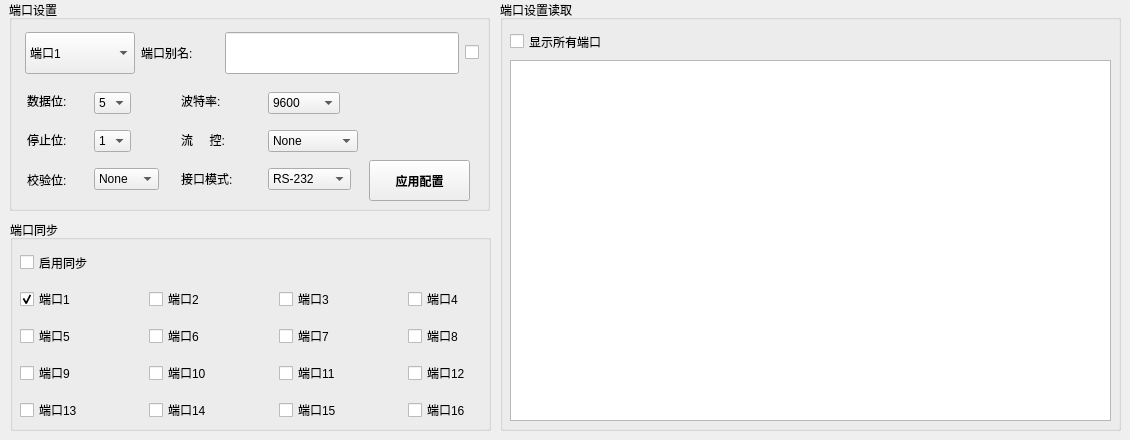
        <widget class="QWidget" name="widget">
         <attribute name="title">
          <string>Tab 1</string>
         </attribute>
         <widget class="QGroupBox" name="groupBox">
          <property name="geometry">
           <rect>
            <x>10</x>
            <y>220</y>
            <width>481</width>
            <height>211</height>
           </rect>
          </property>
          <property name="title">
           <string>端口同步</string>
          </property>
          <widget class="QCheckBox" name="checkBox_33">
           <property name="geometry">
            <rect>
             <x>10</x>
             <y>30</y>
             <width>87</width>
             <height>25</height>
            </rect>
           </property>
           <property name="sizePolicy">
            <sizepolicy hsizetype="Fixed" vsizetype="Fixed">
             <horstretch>0</horstretch>
             <verstretch>0</verstretch>
            </sizepolicy>
           </property>
           <property name="text">
            <string>启用同步</string>
           </property>
           <property name="checked">
            <bool>false</bool>
           </property>
          </widget>
          <widget class="QWidget" name="layoutWidget">
           <property name="geometry">
            <rect>
             <x>10</x>
             <y>60</y>
             <width>511</width>
             <height>151</height>
            </rect>
           </property>
           <layout class="QVBoxLayout" name="verticalLayout_4">
            <item>
             <layout class="QHBoxLayout" name="horizontalLayout_22">
              <item>
               <widget class="QCheckBox" name="checkBox_17">
                <property name="sizePolicy">
                 <sizepolicy hsizetype="Minimum" vsizetype="Fixed">
                  <horstretch>0</horstretch>
                  <verstretch>0</verstretch>
                 </sizepolicy>
                </property>
                <property name="text">
                 <string>端口1</string>
                </property>
                <property name="checkable">
                 <bool>true</bool>
                </property>
                <property name="checked">
                 <bool>true</bool>
                </property>
               </widget>
              </item>
              <item>
               <widget class="QCheckBox" name="checkBox_18">
                <property name="sizePolicy">
                 <sizepolicy hsizetype="Minimum" vsizetype="Fixed">
                  <horstretch>0</horstretch>
                  <verstretch>0</verstretch>
                 </sizepolicy>
                </property>
                <property name="text">
                 <string>端口2</string>
                </property>
               </widget>
              </item>
              <item>
               <widget class="QCheckBox" name="checkBox_19">
                <property name="sizePolicy">
                 <sizepolicy hsizetype="Minimum" vsizetype="Fixed">
                  <horstretch>0</horstretch>
                  <verstretch>0</verstretch>
                 </sizepolicy>
                </property>
                <property name="text">
                 <string>端口3</string>
                </property>
               </widget>
              </item>
              <item>
               <widget class="QCheckBox" name="checkBox_20">
                <property name="sizePolicy">
                 <sizepolicy hsizetype="Minimum" vsizetype="Fixed">
                  <horstretch>0</horstretch>
                  <verstretch>0</verstretch>
                 </sizepolicy>
                </property>
                <property name="text">
                 <string>端口4</string>
                </property>
               </widget>
              </item>
             </layout>
            </item>
            <item>
             <layout class="QHBoxLayout" name="horizontalLayout_24">
              <item>
               <widget class="QCheckBox" name="checkBox_21">
                <property name="sizePolicy">
                 <sizepolicy hsizetype="Minimum" vsizetype="Fixed">
                  <horstretch>0</horstretch>
                  <verstretch>0</verstretch>
                 </sizepolicy>
                </property>
                <property name="text">
                 <string>端口5</string>
                </property>
               </widget>
              </item>
              <item>
               <widget class="QCheckBox" name="checkBox_22">
                <property name="sizePolicy">
                 <sizepolicy hsizetype="Minimum" vsizetype="Fixed">
                  <horstretch>0</horstretch>
                  <verstretch>0</verstretch>
                 </sizepolicy>
                </property>
                <property name="text">
                 <string>端口6</string>
                </property>
               </widget>
              </item>
              <item>
               <widget class="QCheckBox" name="checkBox_23">
                <property name="text">
                 <string>端口7</string>
                </property>
               </widget>
              </item>
              <item>
               <widget class="QCheckBox" name="checkBox_24">
                <property name="text">
                 <string>端口8</string>
                </property>
               </widget>
              </item>
             </layout>
            </item>
            <item>
             <layout class="QHBoxLayout" name="horizontalLayout_26">
              <item>
               <widget class="QCheckBox" name="checkBox_25">
                <property name="sizePolicy">
                 <sizepolicy hsizetype="Minimum" vsizetype="Fixed">
                  <horstretch>0</horstretch>
                  <verstretch>0</verstretch>
                 </sizepolicy>
                </property>
                <property name="text">
                 <string>端口9</string>
                </property>
               </widget>
              </item>
              <item>
               <widget class="QCheckBox" name="checkBox_26">
                <property name="sizePolicy">
                 <sizepolicy hsizetype="Minimum" vsizetype="Fixed">
                  <horstretch>0</horstretch>
                  <verstretch>0</verstretch>
                 </sizepolicy>
                </property>
                <property name="text">
                 <string>端口10</string>
                </property>
               </widget>
              </item>
              <item>
               <widget class="QCheckBox" name="checkBox_27">
                <property name="text">
                 <string>端口11</string>
                </property>
               </widget>
              </item>
              <item>
               <widget class="QCheckBox" name="checkBox_28">
                <property name="text">
                 <string>端口12</string>
                </property>
               </widget>
              </item>
             </layout>
            </item>
            <item>
             <layout class="QHBoxLayout" name="horizontalLayout_25">
              <item>
               <widget class="QCheckBox" name="checkBox_29">
                <property name="sizePolicy">
                 <sizepolicy hsizetype="Minimum" vsizetype="Fixed">
                  <horstretch>0</horstretch>
                  <verstretch>0</verstretch>
                 </sizepolicy>
                </property>
                <property name="text">
                 <string>端口13</string>
                </property>
               </widget>
              </item>
              <item>
               <widget class="QCheckBox" name="checkBox_30">
                <property name="sizePolicy">
                 <sizepolicy hsizetype="Minimum" vsizetype="Fixed">
                  <horstretch>0</horstretch>
                  <verstretch>0</verstretch>
                 </sizepolicy>
                </property>
                <property name="text">
                 <string>端口14</string>
                </property>
               </widget>
              </item>
              <item>
               <widget class="QCheckBox" name="checkBox_31">
                <property name="text">
                 <string>端口15</string>
                </property>
               </widget>
              </item>
              <item>
               <widget class="QCheckBox" name="checkBox_32">
                <property name="text">
                 <string>端口16</string>
                </property>
               </widget>
              </item>
             </layout>
            </item>
           </layout>
          </widget>
         </widget>
         <widget class="QGroupBox" name="groupBox_2">
          <property name="geometry">
           <rect>
            <x>9</x>
            <y>0</y>
            <width>481</width>
            <height>211</height>
           </rect>
          </property>
          <property name="title">
           <string>端口设置</string>
          </property>
          <widget class="QPushButton" name="duan_can_btn">
           <property name="geometry">
            <rect>
             <x>360</x>
             <y>160</y>
             <width>101</width>
             <height>41</height>
            </rect>
           </property>
           <property name="sizePolicy">
            <sizepolicy hsizetype="Fixed" vsizetype="Fixed">
             <horstretch>0</horstretch>
             <verstretch>0</verstretch>
            </sizepolicy>
           </property>
           <property name="minimumSize">
            <size>
             <width>101</width>
             <height>41</height>
            </size>
           </property>
           <property name="font">
            <font>
             <family>微软雅黑</family>
             <weight>75</weight>
             <bold>true</bold>
            </font>
           </property>
           <property name="text">
            <string>应用配置</string>
           </property>
          </widget>
          <widget class="QWidget" name="layoutWidget">
           <property name="geometry">
            <rect>
             <x>12</x>
             <y>82</y>
             <width>145</width>
             <height>118</height>
            </rect>
           </property>
           <layout class="QHBoxLayout" name="horizontalLayout_20">
            <item>
             <layout class="QVBoxLayout" name="verticalLayout_9">
              <item>
               <widget class="QLabel" name="label_22">
                <property name="sizePolicy">
                 <sizepolicy hsizetype="Fixed" vsizetype="Fixed">
                  <horstretch>0</horstretch>
                  <verstretch>0</verstretch>
                 </sizepolicy>
                </property>
                <property name="minimumSize">
                 <size>
                  <width>55</width>
                  <height>28</height>
                 </size>
                </property>
                <property name="maximumSize">
                 <size>
                  <width>52</width>
                  <height>28</height>
                 </size>
                </property>
                <property name="text">
                 <string>数据位:</string>
                </property>
               </widget>
              </item>
              <item>
               <widget class="QLabel" name="label_23">
                <property name="sizePolicy">
                 <sizepolicy hsizetype="Fixed" vsizetype="Fixed">
                  <horstretch>0</horstretch>
                  <verstretch>0</verstretch>
                 </sizepolicy>
                </property>
                <property name="minimumSize">
                 <size>
                  <width>55</width>
                  <height>28</height>
                 </size>
                </property>
                <property name="maximumSize">
                 <size>
                  <width>40</width>
                  <height>28</height>
                 </size>
                </property>
                <property name="text">
                 <string>停止位:</string>
                </property>
               </widget>
              </item>
              <item>
               <widget class="QLabel" name="label_24">
                <property name="sizePolicy">
                 <sizepolicy hsizetype="Fixed" vsizetype="Fixed">
                  <horstretch>0</horstretch>
                  <verstretch>0</verstretch>
                 </sizepolicy>
                </property>
                <property name="minimumSize">
                 <size>
                  <width>55</width>
                  <height>28</height>
                 </size>
                </property>
                <property name="maximumSize">
                 <size>
                  <width>0</width>
                  <height>26</height>
                 </size>
                </property>
                <property name="text">
                 <string>校验位:</string>
                </property>
               </widget>
              </item>
             </layout>
            </item>
            <item>
             <layout class="QVBoxLayout" name="verticalLayout_12">
              <item>
               <widget class="QComboBox" name="data_bit_comboBox">
                <property name="sizePolicy">
                 <sizepolicy hsizetype="Fixed" vsizetype="Fixed">
                  <horstretch>0</horstretch>
                  <verstretch>0</verstretch>
                 </sizepolicy>
                </property>
                <item>
                 <property name="text">
                  <string>5</string>
                 </property>
                </item>
                <item>
                 <property name="text">
                  <string>6</string>
                 </property>
                </item>
                <item>
                 <property name="text">
                  <string>7</string>
                 </property>
                </item>
                <item>
                 <property name="text">
                  <string>8</string>
                 </property>
                </item>
               </widget>
              </item>
              <item>
               <widget class="QComboBox" name="stop_bit_comboBox">
                <property name="sizePolicy">
                 <sizepolicy hsizetype="Fixed" vsizetype="Fixed">
                  <horstretch>0</horstretch>
                  <verstretch>0</verstretch>
                 </sizepolicy>
                </property>
                <item>
                 <property name="text">
                  <string>1</string>
                 </property>
                </item>
                <item>
                 <property name="text">
                  <string>2</string>
                 </property>
                </item>
               </widget>
              </item>
              <item>
               <widget class="QComboBox" name="check_bit_comboBox">
                <property name="sizePolicy">
                 <sizepolicy hsizetype="Fixed" vsizetype="Fixed">
                  <horstretch>0</horstretch>
                  <verstretch>0</verstretch>
                 </sizepolicy>
                </property>
                <item>
                 <property name="text">
                  <string>None</string>
                 </property>
                </item>
                <item>
                 <property name="text">
                  <string>Even</string>
                 </property>
                </item>
                <item>
                 <property name="text">
                  <string>Odd</string>
                 </property>
                </item>
                <item>
                 <property name="text">
                  <string>Mark</string>
                 </property>
                </item>
                <item>
                 <property name="text">
                  <string>Space</string>
                 </property>
                </item>
               </widget>
              </item>
             </layout>
            </item>
           </layout>
          </widget>
          <widget class="QWidget" name="layoutWidget">
           <property name="geometry">
            <rect>
             <x>162</x>
             <y>82</y>
             <width>198</width>
             <height>118</height>
            </rect>
           </property>
           <layout class="QHBoxLayout" name="horizontalLayout_23">
            <item>
             <layout class="QVBoxLayout" name="verticalLayout_13">
              <item>
               <widget class="QLabel" name="label_21">
                <property name="sizePolicy">
                 <sizepolicy hsizetype="Fixed" vsizetype="Fixed">
                  <horstretch>0</horstretch>
                  <verstretch>0</verstretch>
                 </sizepolicy>
                </property>
                <property name="minimumSize">
                 <size>
                  <width>52</width>
                  <height>28</height>
                 </size>
                </property>
                <property name="maximumSize">
                 <size>
                  <width>40</width>
                  <height>28</height>
                 </size>
                </property>
                <property name="text">
                 <string>波特率:</string>
                </property>
               </widget>
              </item>
              <item>
               <widget class="QLabel" name="label_25">
                <property name="sizePolicy">
                 <sizepolicy hsizetype="Fixed" vsizetype="Fixed">
                  <horstretch>0</horstretch>
                  <verstretch>0</verstretch>
                 </sizepolicy>
                </property>
                <property name="minimumSize">
                 <size>
                  <width>59</width>
                  <height>28</height>
                 </size>
                </property>
                <property name="maximumSize">
                 <size>
                  <width>40</width>
                  <height>28</height>
                 </size>
                </property>
                <property name="text">
                 <string>流     控:</string>
                </property>
               </widget>
              </item>
              <item>
               <widget class="QLabel" name="label_26">
                <property name="sizePolicy">
                 <sizepolicy hsizetype="Fixed" vsizetype="Fixed">
                  <horstretch>0</horstretch>
                  <verstretch>0</verstretch>
                 </sizepolicy>
                </property>
                <property name="minimumSize">
                 <size>
                  <width>71</width>
                  <height>28</height>
                 </size>
                </property>
                <property name="maximumSize">
                 <size>
                  <width>52</width>
                  <height>28</height>
                 </size>
                </property>
                <property name="text">
                 <string>接口模式:</string>
                </property>
               </widget>
              </item>
             </layout>
            </item>
            <item>
             <layout class="QVBoxLayout" name="verticalLayout_14">
              <item>
               <widget class="QComboBox" name="baud_rate_comboBox">
                <property name="sizePolicy">
                 <sizepolicy hsizetype="Fixed" vsizetype="Fixed">
                  <horstretch>0</horstretch>
                  <verstretch>0</verstretch>
                 </sizepolicy>
                </property>
                <item>
                 <property name="text">
                  <string>9600</string>
                 </property>
                </item>
                <item>
                 <property name="text">
                  <string>19200</string>
                 </property>
                </item>
                <item>
                 <property name="text">
                  <string>38400</string>
                 </property>
                </item>
                <item>
                 <property name="text">
                  <string>57600</string>
                 </property>
                </item>
                <item>
                 <property name="text">
                  <string>115200</string>
                 </property>
                </item>
               </widget>
              </item>
              <item>
               <widget class="QComboBox" name="flow_control_comboBox">
                <property name="sizePolicy">
                 <sizepolicy hsizetype="Fixed" vsizetype="Fixed">
                  <horstretch>0</horstretch>
                  <verstretch>0</verstretch>
                 </sizepolicy>
                </property>
                <item>
                 <property name="text">
                  <string>None</string>
                 </property>
                </item>
                <item>
                 <property name="text">
                  <string>RTS/CTS</string>
                 </property>
                </item>
                <item>
                 <property name="text">
                  <string>XON/XOFF</string>
                 </property>
                </item>
                <item>
                 <property name="text">
                  <string>DTR/DSR</string>
                 </property>
                </item>
               </widget>
              </item>
              <item>
               <widget class="QComboBox" name="interface_mode_comboBox">
                <property name="sizePolicy">
                 <sizepolicy hsizetype="Fixed" vsizetype="Fixed">
                  <horstretch>0</horstretch>
                  <verstretch>0</verstretch>
                 </sizepolicy>
                </property>
                <item>
                 <property name="text">
                  <string>RS-232</string>
                 </property>
                </item>
                <item>
                 <property name="text">
                  <string>RS-422</string>
                 </property>
                </item>
                <item>
                 <property name="text">
                  <string>RS-485-2</string>
                 </property>
                </item>
                <item>
                 <property name="text">
                  <string>RS-485-4</string>
                 </property>
                </item>
               </widget>
              </item>
             </layout>
            </item>
           </layout>
          </widget>
          <widget class="QWidget" name="layoutWidget">
           <property name="geometry">
            <rect>
             <x>16</x>
             <y>31</y>
             <width>464</width>
             <height>44</height>
            </rect>
           </property>
           <layout class="QHBoxLayout" name="horizontalLayout_16">
            <item>
             <widget class="QComboBox" name="comboBox_6">
              <property name="sizePolicy">
               <sizepolicy hsizetype="Fixed" vsizetype="Fixed">
                <horstretch>0</horstretch>
                <verstretch>0</verstretch>
               </sizepolicy>
              </property>
              <property name="minimumSize">
               <size>
                <width>110</width>
                <height>42</height>
               </size>
              </property>
              <item>
               <property name="text">
                <string>端口1</string>
               </property>
              </item>
              <item>
               <property name="text">
                <string>端口2</string>
               </property>
              </item>
              <item>
               <property name="text">
                <string>端口3</string>
               </property>
              </item>
              <item>
               <property name="text">
                <string>端口4</string>
               </property>
              </item>
              <item>
               <property name="text">
                <string>端口5</string>
               </property>
              </item>
              <item>
               <property name="text">
                <string>端口6</string>
               </property>
              </item>
              <item>
               <property name="text">
                <string>端口7</string>
               </property>
              </item>
              <item>
               <property name="text">
                <string>端口8</string>
               </property>
              </item>
              <item>
               <property name="text">
                <string>端口9</string>
               </property>
              </item>
              <item>
               <property name="text">
                <string>端口10</string>
               </property>
              </item>
              <item>
               <property name="text">
                <string>端口11</string>
               </property>
              </item>
              <item>
               <property name="text">
                <string>端口12</string>
               </property>
              </item>
              <item>
               <property name="text">
                <string>端口13</string>
               </property>
              </item>
              <item>
               <property name="text">
                <string>端口14</string>
               </property>
              </item>
              <item>
               <property name="text">
                <string>端口15</string>
               </property>
              </item>
              <item>
               <property name="text">
                <string>端口16</string>
               </property>
              </item>
             </widget>
            </item>
            <item>
             <widget class="QLabel" name="label_20">
              <property name="sizePolicy">
               <sizepolicy hsizetype="Fixed" vsizetype="Fixed">
                <horstretch>0</horstretch>
                <verstretch>0</verstretch>
               </sizepolicy>
              </property>
              <property name="minimumSize">
               <size>
                <width>78</width>
                <height>42</height>
               </size>
              </property>
              <property name="text">
               <string>端口别名:</string>
              </property>
             </widget>
            </item>
            <item>
             <widget class="QLineEdit" name="alias_lineEdit">
              <property name="sizePolicy">
               <sizepolicy hsizetype="Fixed" vsizetype="Fixed">
                <horstretch>0</horstretch>
                <verstretch>0</verstretch>
               </sizepolicy>
              </property>
              <property name="minimumSize">
               <size>
                <width>234</width>
                <height>42</height>
               </size>
              </property>
              <property name="styleSheet">
               <string notr="true"/>
              </property>
             </widget>
            </item>
            <item>
             <widget class="QCheckBox" name="PortNewNameCBox">
              <property name="text">
               <string/>
              </property>
             </widget>
            </item>
           </layout>
          </widget>
         </widget>
         <widget class="QGroupBox" name="groupBox_11">
          <property name="geometry">
           <rect>
            <x>500</x>
            <y>0</y>
            <width>621</width>
            <height>431</height>
           </rect>
          </property>
          <property name="title">
           <string>端口设置读取</string>
          </property>
          <widget class="QCheckBox" name="chooseAllPortCheckBox">
           <property name="geometry">
            <rect>
             <x>10</x>
             <y>30</y>
             <width>121</width>
             <height>23</height>
            </rect>
           </property>
           <property name="text">
            <string>显示所有端口</string>
           </property>
          </widget>
          <widget class="QTableWidget" name="allPortShowTableWidget">
           <property name="geometry">
            <rect>
             <x>10</x>
             <y>60</y>
             <width>601</width>
             <height>361</height>
            </rect>
           </property>
          </widget>
         </widget>
        </widget>
